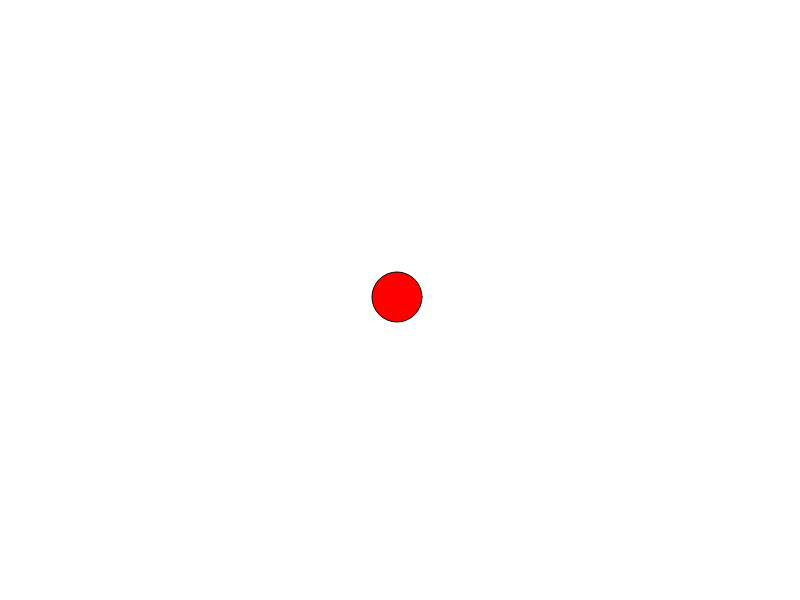
Frame 1 (no input)
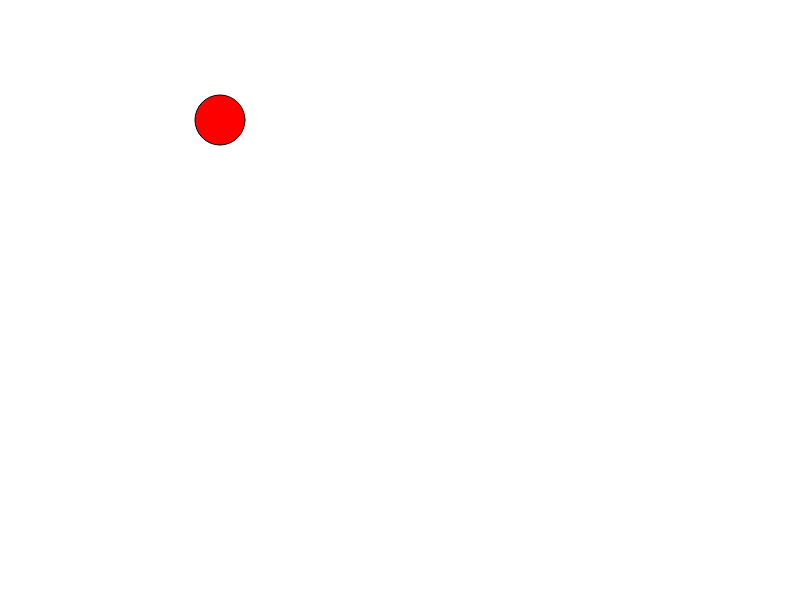
Frame 60 (no input)
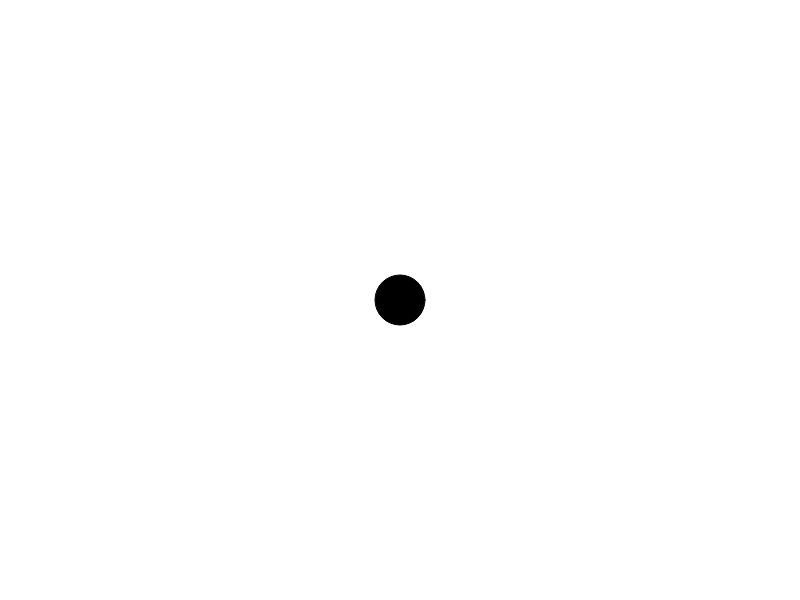
Frame 120 (the mouse pressed at the canvas centre since frame 60)

The p5.js sketch that drew these frames (run headless with seeded random() and noise() and a simulated clock; from frame 60 on, the mouse is pressed at the canvas centre):

// p5.js sketch
// ── sketch.js
//Create an application in P5 that changes a circle to one of four different colors in an array when its clicked.

function setup() {
  // put setup code here
  createCanvas(800,600);
}

var circleX = 400;
var circleY = 300;

function draw() {
  // put drawing code here
  var diffX = circleX - mouseX;
  var diffY = circleY - mouseY;
  getColor(diffX,diffY);
  if (diffX > 0) {
    circleX -= 3;
  }
  else if (diffX < 0) {
    circleX += 3;
  }
  if (diffY > 0) {
    circleY -= 3;
  }
  else if (diffY < 0) {
    circleY += 3;
  }
  background(255)
  circle(circleX,circleY,50)
}

function getColor(x,y) {
  var diffXpow = Math.pow(x,2);
  // console.log(diffXpow);
  var diffYpow = Math.pow(y,2);
  var pythagorean = Math.sqrt(diffXpow + diffYpow);
  // console.log(pythagorean);
  if (Math.abs(pythagorean)<7) {
    fill(0);
  }
  else {
    fill(255,0,0);
  }
}
